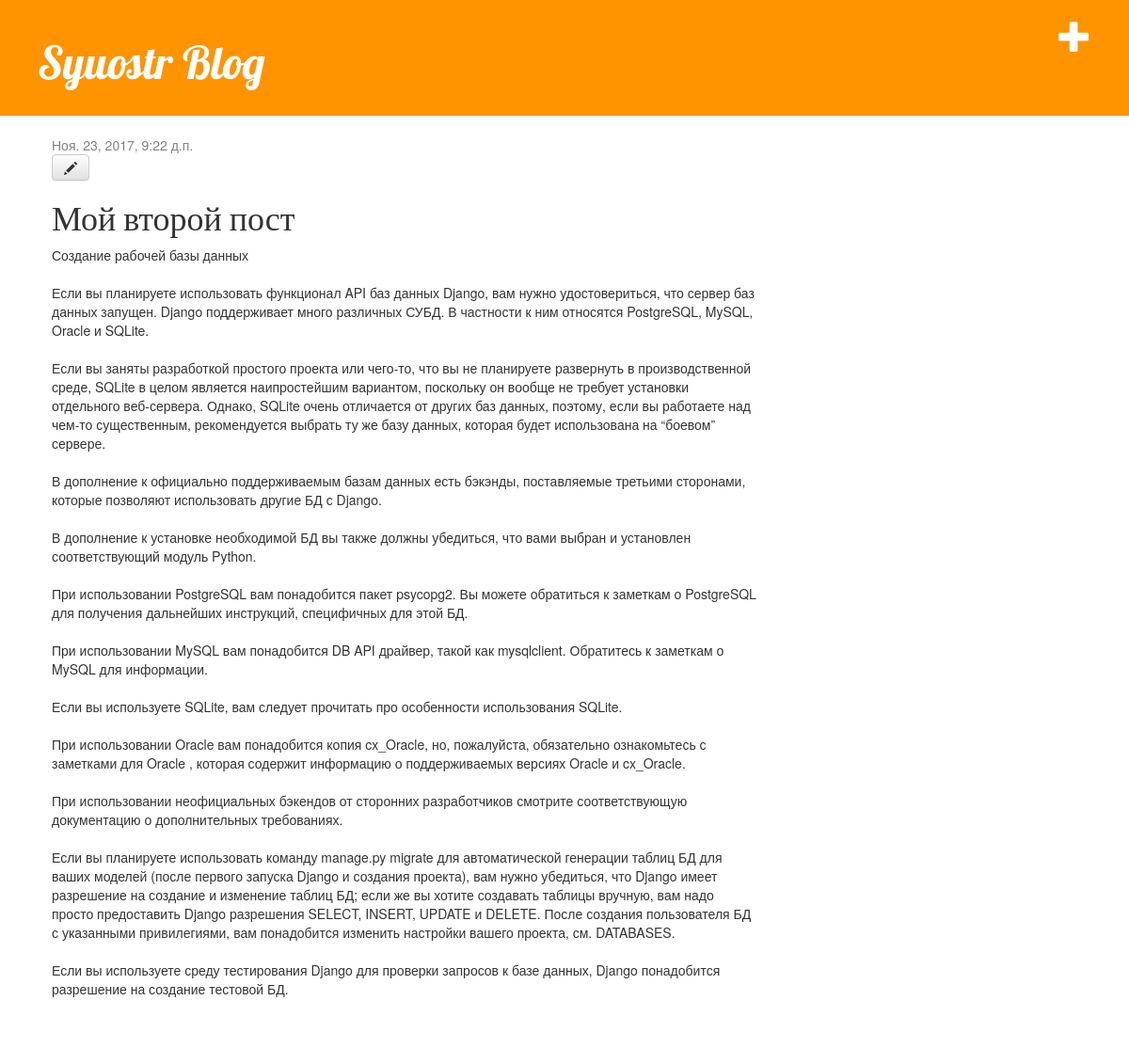
The app's page /post/2/ with its own data.
### blog/models.py (models this page shows, shortened)
class Post(models.Model):
    author = models.ForeignKey('auth.User')
    title = models.CharField(max_length=200)
    text = models.TextField()
    created_date = models.DateTimeField(
            default=timezone.now)
    published_date = models.DateTimeField(
            blank=True, null=True)

### blog/views.py (the view)
# urls.py: url(r'^post/(?P<pk>\d+)/$', views.post_detail, name='post_detail'),
def post_detail(request, pk):
    post = get_object_or_404(Post, pk=pk)
    return render(request, 'blog/post_detail.html', {'post': post})

### blog/templates/blog/post_detail.html
{% extends 'blog/base.html' %}
{% block content %}
    <div class="post">
        {% if post.published_date %}
            <div class="date">
                {{ post.published_date }}
            </div>
        {% endif %}
        <a class="btn btn-default" href="{% url 'post_edit' pk=post.pk %}"><span class="glyphicon glyphicon-pencil"></span></a>
        <h1>{{ post.title }}</h1>
        <p>{{ post.text|linebreaksbr }}</p>
    </div>
{% endblock %}

### blog/templates/blog/base.html (shortened to what this page needs)
{% load staticfiles %}
<html>
    <head>
        <link rel="stylesheet" href="//maxcdn.bootstrapcdn.com/bootstrap/3.2.0/css/bootstrap.min.css">
        <link rel="stylesheet" href="//maxcdn.bootstrapcdn.com/bootstrap/3.2.0/css/bootstrap-theme.min.css">
        <link rel="stylesheet" href="{% static 'css/blog.css' %}">
    </head>
    <body>
        <div class="page-header">
            <a href="{% url 'post_new' %}" class="top-menu"><span class="glyphicon glyphicon-plus"></span></a>
            <h1><a href="/">Syuostr Blog</a></h1>
        </div>
        <div class="content container">
            <div class="row">
                <div class="col-md-8">
                    {% block content %}
                    {% endblock %}
                </div>
            </div>
        </div>
    </body>
</html>

### blog/static/css/blog.css (style rules this page uses)
.page-header { background-color: #ff9400; margin-top: 0; padding: 20px 20px 20px 40px; }
.page-header h1, .page-header h1 a, .page-header h1 a:visited, .page-header h1 a:active { color: #ffffff; font-size: 36pt; text-decoration: none; }
.content { margin-left: 40px; }
h1, h2, h3, h4 { font-family: 'Lobster', cursive; }
.date { color: #828282; }
.top-menu, .top-menu:hover, .top-menu:visited { color: #ffffff; float: right; font-size: 26pt; margin-right: 20px; }
.post { margin-bottom: 70px; }

### records on screen
Post: published_date "Ноя. 23, 2017, 9:22 д.п.", title "Мой второй пост", text "Создание рабочей базы данных Если вы планируете использовать функционал API баз данных Django, вам нужно удостовериться, что сервер баз данных запущен. Django поддерживает много различных СУБД. В частности к ним относятся PostgreSQL, MySQL, Oracle и SQLite. Если вы заняты разработкой простого проекта или чего-то, что вы не планируете развернуть в производственной среде, SQLite в целом является наипростейшим вариантом, поскольку он вообще не требует установки отдельного веб-сервера. Однако, SQLite очень отличается от других баз данных, поэтому, если вы работаете над чем-то существенным, рекомендуется выбрать ту же базу данных, которая будет использована на “боевом” сервере. В дополнение к…"
